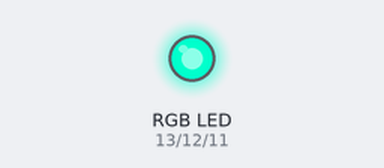
A sketch run on a simulated Arduino Uno, built with avr-gcc and run on an emulated ATmega328P. On the bench: an RGB LED mixed from three pins (HIGH = lit). Dim RGB values are drawn brighter than linear.

Above: at 0.05 s.
At 1.5 s:
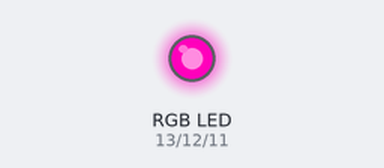
At 2.95 s:
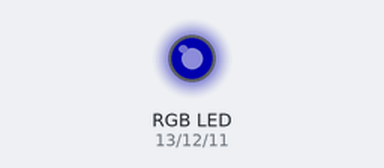
Timing chart, 0 to 6.9 s (numbered marks = the images above):
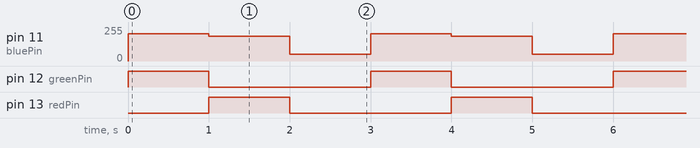

The sketch:

RGB_LED.ino
```cpp
//Define Arduino Pins
int redPin = 13;
int greenPin = 12;
int bluePin = 11;

void setup() {
  //Configure Arduino Pins to the Output Mode
  pinMode(redPin, OUTPUT);
  pinMode(greenPin, OUTPUT);
  pinMode(bluePin, OUTPUT);
}

void loop() {
  //Control LED to Emit this Color (Red: 0, Green: 201, Blue: 204)
  analogWrite(redPin, 0);
  analogWrite(greenPin, 201);
  analogWrite(bluePin, 204);
  delay(1000);

  //Control LED to Emit this Color (Red: 210, Green: 15, Blue: 187)
  analogWrite(redPin, 210);
  analogWrite(greenPin, 15);
  analogWrite(bluePin, 187);
  delay(1000);

  //Control LED to Emit this Color (Red: 50, Green: 50, Blue: 50)
  analogWrite(redPin, 50);
  analogWrite(greenPin, 50);
  analogWrite(bluePin, 50);
  delay(1000);
}
```

Measured:
- by itself, pin 11 (bluePin): repeats every 3.0 s: 187/255 1.0 s, 50/255 1.0 s, 204/255 1.0 s
- by itself, pin 12 (greenPin), pin 13 (redPin): alternates HIGH for 1.0 s and LOW for 2.0 s
